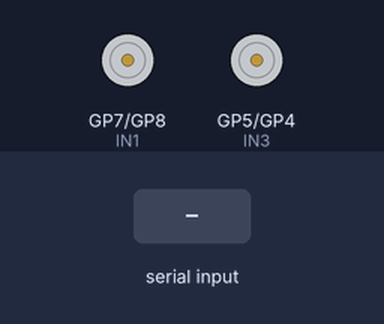
Simulated run of this sketch. Board: Raspberry Pi Pico. On the bench: motor-driver pin pairs drawn as motors (green arrow = first pin HIGH = forward, orange = second pin HIGH = backward, longer = more drive, scaled by the enable pin). Inputs (shaded band) come from the test bench.

Above: at 1.2 s.
1.3 s: "90,45\n" received over Serial
At 2.4 s:
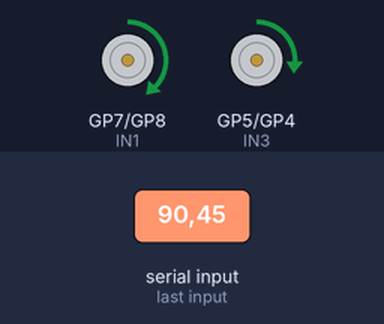
4.3 s: "30,150\n" received over Serial
At 4.7 s:
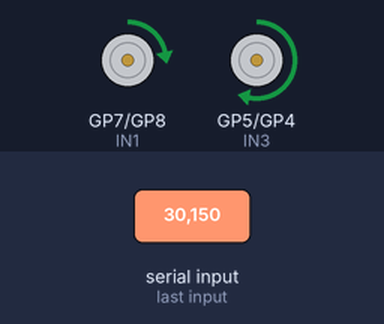
7.3 s: "5\n" received over Serial
At 9.0 s:
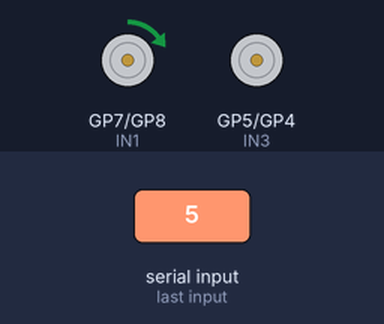
9.8 s: "90\n" received over Serial
At 12.0 s:
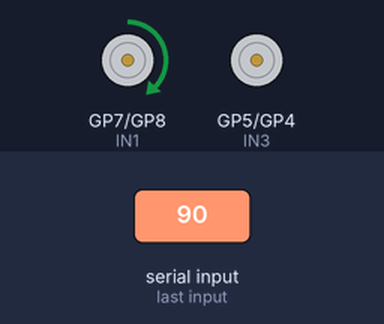
12.3 s: "200\n" received over Serial
At 14.0 s:
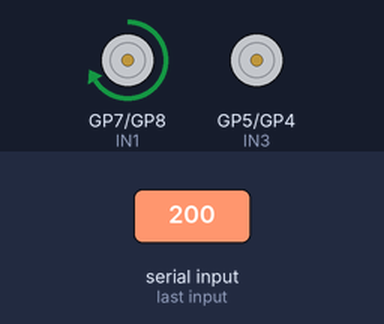
14.8 s: "1,90\n" received over Serial
At 15.1 s:
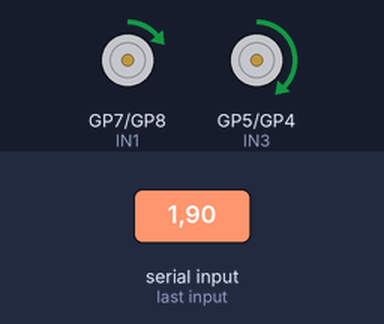
Timing chart, 0 to 18.3 s (numbered marks = the images above; inputs shaded):
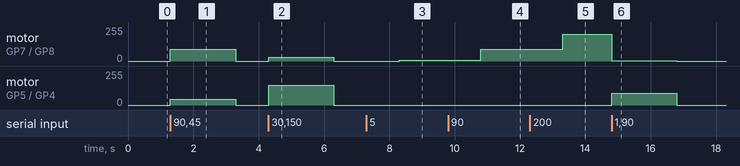

Measured:
- after the input at 1.3 s, motor on GP7 (IN1) / GP8 (IN2): stopped → forward 90/255 at once, → stopped 2.0 s later; motor on GP5 (IN3) / GP4 (IN4): stopped → forward 45/255 at once, → stopped 2.0 s later
- after the input at 4.3 s, motor on GP7 (IN1) / GP8 (IN2): stopped → forward 30/255 at once, → stopped 2.0 s later; motor on GP5 (IN3) / GP4 (IN4): stopped → forward 150/255 at once, → stopped 2.0 s later
- after the input at 7.3 s, motor on GP7 (IN1) / GP8 (IN2): stopped → forward 5/255 after 1.0 s
- after the input at 9.8 s, motor on GP7 (IN1) / GP8 (IN2): forward 5/255 → forward 90/255 after 1.0 s
- after the input at 12.3 s, motor on GP7 (IN1) / GP8 (IN2): forward 90/255 → forward 200/255 after 1.0 s
- after the input at 14.8 s, motor on GP7 (IN1) / GP8 (IN2): forward 200/255 → forward 1/255 at once, → stopped 2.0 s later; motor on GP5 (IN3) / GP4 (IN4): stopped → forward 90/255 at once, → stopped 2.0 s later

The sketch:

active_mode_107.ino
```cpp
// snippet: active_mode_107
// tags: active, serial, command, response
// boards: avr, esp32, megaavr, nano33iot, romi32u4, rp2040
// library: none
// description: Active sketch: DRIVE <left_speed> <right_speed> controls two DC motors
// prompts: active, sketch, drive, <left_speed>, <right_speed>, controls
// verified: compile-only
// source: kd-generated (id 107)
// exact-include: Arduino.h

#include <Arduino.h>

// Global variables
int leftSpeed = 0;
int rightSpeed = 0;

// Motor A: IN1=7, IN2=8, ENA=9 (PWM)
// Motor B: IN3=5, IN4=4, ENB=6 (PWM)
const int IN1 = 7, IN2 = 8, ENA = 9;
const int IN3 = 5, IN4 = 4, ENB = 6;

void motorA(int speed) {
  // speed: -255 to 255
  if (speed > 0) {
    digitalWrite(IN1, HIGH); digitalWrite(IN2, LOW);
    analogWrite(ENA, speed);
  } else if (speed < 0) {
    digitalWrite(IN1, LOW); digitalWrite(IN2, HIGH);
    analogWrite(ENA, -speed);
  } else {
    digitalWrite(IN1, LOW); digitalWrite(IN2, LOW);
    analogWrite(ENA, 0);
  }
}

void motorB(int speed) {
  if (speed > 0) {
    digitalWrite(IN3, HIGH); digitalWrite(IN4, LOW);
    analogWrite(ENB, speed);
  } else if (speed < 0) {
    digitalWrite(IN3, LOW); digitalWrite(IN4, HIGH);
    analogWrite(ENB, -speed);
  } else {
    digitalWrite(IN3, LOW); digitalWrite(IN4, LOW);
    analogWrite(ENB, 0);
  }
}

void setup() {
  pinMode(IN1, OUTPUT); pinMode(IN2, OUTPUT); pinMode(ENA, OUTPUT);
  pinMode(IN3, OUTPUT); pinMode(IN4, OUTPUT); pinMode(ENB, OUTPUT);
  Serial.begin(9600);
}

void loop() {
  if (Serial.available() > 0) {
    leftSpeed = Serial.parseInt();
    rightSpeed = Serial.parseInt();
  }
  motorA(leftSpeed);
  motorB(rightSpeed);
}
```
